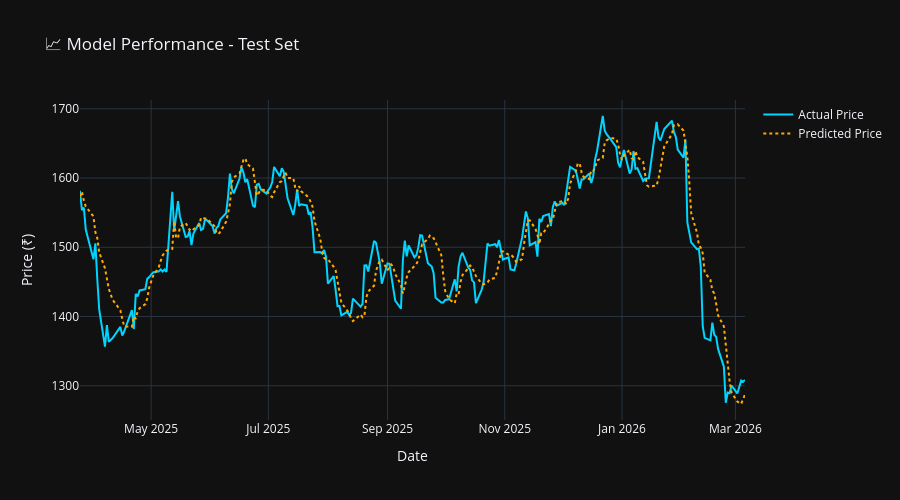

Here is the notebook cell this chart was saved with:
### Code cell
# ============================================
# CELL 14: Visualize Predictions vs Actual
# ============================================

fig = go.Figure()

test_dates = df.index[split_idx + WINDOW_SIZE:split_idx + WINDOW_SIZE + len(y_test_actual)]

fig.add_trace(go.Scatter(
    x=test_dates, y=y_test_actual,
    name='Actual Price',
    line=dict(color='#00d4ff', width=2)
))

fig.add_trace(go.Scatter(
    x=test_dates, y=y_pred_actual,
    name='Predicted Price',
    line=dict(color='#ffaa00', width=2, dash='dot')
))

fig.update_layout(
    title='📈 Model Performance - Test Set',
    template='plotly_dark',
    xaxis_title='Date',
    yaxis_title='Price (₹)',
    height=500,
    hovermode='x unified'
)

fig.show()

### Figure 1 — Plotly figure (JSON) as saved in the notebook; plotly's stock layout.template omitted (floating-point values rounded to 4 significant figures; data arrays with more than 128 entries replaced by an {"elided": "..."} marker saying what was removed)
{"data": [{"line": {"color": "#00d4ff", "width": 2}, "name": "Actual Price", "type": "scatter", "x": {"elided": "235 str values"}, "y": {"elided": "235 float values"}}, {"line": {"color": "#ffaa00", "dash": "dot", "width": 2}, "name": "Predicted Price", "type": "scatter", "x": {"elided": "235 str values"}, "y": {"elided": "235 float values"}}], "layout": {"height": 500, "hovermode": "x unified", "title": {"text": "📈 Model Performance - Test Set"}, "xaxis": {"title": {"text": "Date"}}, "yaxis": {"title": {"text": "Price (₹)"}}}}
